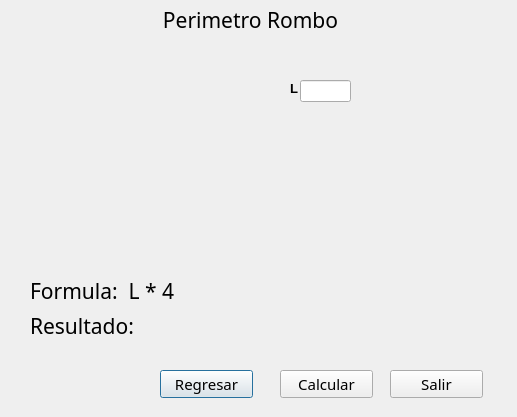
<?xml version="1.0" encoding="UTF-8"?>
<ui version="4.0">
 <class>Dialog</class>
 <widget class="QDialog" name="Dialog">
  <property name="geometry">
   <rect>
    <x>0</x>
    <y>0</y>
    <width>517</width>
    <height>417</height>
   </rect>
  </property>
  <property name="windowTitle">
   <string>Dialog</string>
  </property>
  <widget class="QLabel" name="Lbl_Formula">
   <property name="geometry">
    <rect>
     <x>30</x>
     <y>270</y>
     <width>331</width>
     <height>41</height>
    </rect>
   </property>
   <property name="font">
    <font>
     <family>MS PGothic</family>
     <pointsize>16</pointsize>
    </font>
   </property>
   <property name="text">
    <string>Formula:  L * 4</string>
   </property>
  </widget>
  <widget class="QLineEdit" name="Txb_L">
   <property name="geometry">
    <rect>
     <x>300</x>
     <y>80</y>
     <width>51</width>
     <height>22</height>
    </rect>
   </property>
   <property name="font">
    <font>
     <family>MS PGothic</family>
     <pointsize>11</pointsize>
    </font>
   </property>
  </widget>
  <widget class="QPushButton" name="Btn_Regresar">
   <property name="geometry">
    <rect>
     <x>160</x>
     <y>370</y>
     <width>93</width>
     <height>28</height>
    </rect>
   </property>
   <property name="font">
    <font>
     <family>MS PGothic</family>
     <pointsize>11</pointsize>
    </font>
   </property>
   <property name="text">
    <string>Regresar</string>
   </property>
  </widget>
  <widget class="QPushButton" name="Btn_Salir">
   <property name="geometry">
    <rect>
     <x>390</x>
     <y>370</y>
     <width>93</width>
     <height>28</height>
    </rect>
   </property>
   <property name="font">
    <font>
     <family>MS PGothic</family>
     <pointsize>11</pointsize>
    </font>
   </property>
   <property name="text">
    <string>Salir</string>
   </property>
  </widget>
  <widget class="QLabel" name="label_3">
   <property name="geometry">
    <rect>
     <x>50</x>
     <y>40</y>
     <width>401</width>
     <height>221</height>
    </rect>
   </property>
   <property name="styleSheet">
    <string notr="true">image: url(:/perimetros/perimetro_rombo.png);</string>
   </property>
   <property name="text">
    <string/>
   </property>
  </widget>
  <widget class="QLabel" name="Lbl_Resultado">
   <property name="geometry">
    <rect>
     <x>30</x>
     <y>310</y>
     <width>141</width>
     <height>31</height>
    </rect>
   </property>
   <property name="font">
    <font>
     <family>MS PGothic</family>
     <pointsize>16</pointsize>
    </font>
   </property>
   <property name="text">
    <string>Resultado:</string>
   </property>
  </widget>
  <widget class="QLabel" name="label_4">
   <property name="geometry">
    <rect>
     <x>290</x>
     <y>80</y>
     <width>21</width>
     <height>16</height>
    </rect>
   </property>
   <property name="font">
    <font>
     <pointsize>10</pointsize>
     <weight>75</weight>
     <bold>true</bold>
    </font>
   </property>
   <property name="text">
    <string>L</string>
   </property>
  </widget>
  <widget class="QPushButton" name="Btn_Calcular">
   <property name="geometry">
    <rect>
     <x>280</x>
     <y>370</y>
     <width>93</width>
     <height>28</height>
    </rect>
   </property>
   <property name="font">
    <font>
     <family>MS PGothic</family>
     <pointsize>11</pointsize>
    </font>
   </property>
   <property name="text">
    <string>Calcular</string>
   </property>
  </widget>
  <widget class="QLabel" name="label">
   <property name="geometry">
    <rect>
     <x>120</x>
     <y>10</y>
     <width>261</width>
     <height>20</height>
    </rect>
   </property>
   <property name="font">
    <font>
     <family>MS PGothic</family>
     <pointsize>16</pointsize>
    </font>
   </property>
   <property name="text">
    <string>Perimetro Rombo</string>
   </property>
   <property name="alignment">
    <set>Qt::AlignCenter</set>
   </property>
  </widget>
  <zorder>label_3</zorder>
  <zorder>Lbl_Formula</zorder>
  <zorder>Txb_L</zorder>
  <zorder>Btn_Regresar</zorder>
  <zorder>Btn_Salir</zorder>
  <zorder>Lbl_Resultado</zorder>
  <zorder>label_4</zorder>
  <zorder>Btn_Calcular</zorder>
  <zorder>label</zorder>
 </widget>
 <resources>
  <include location="img/resources.qrc"/>
 </resources>
 <connections/>
</ui>
